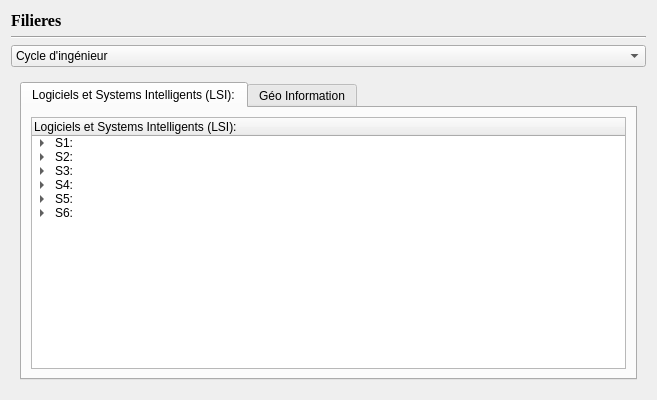
<?xml version="1.0" encoding="UTF-8"?>
<ui version="4.0">
 <class>filiers</class>
 <widget class="QDialog" name="filiers">
  <property name="windowModality">
   <enum>Qt::NonModal</enum>
  </property>
  <property name="geometry">
   <rect>
    <x>0</x>
    <y>0</y>
    <width>657</width>
    <height>400</height>
   </rect>
  </property>
  <property name="windowTitle">
   <string>Filieres</string>
  </property>
  <property name="windowIcon">
   <iconset resource="resource.qrc">
    <normaloff>:/img_file/modules.png</normaloff>:/img_file/modules.png</iconset>
  </property>
  <property name="sizeGripEnabled">
   <bool>false</bool>
  </property>
  <property name="modal">
   <bool>false</bool>
  </property>
  <layout class="QGridLayout" name="gridLayout_11">
   <item row="0" column="0">
    <layout class="QGridLayout" name="gridLayout_2">
     <item row="3" column="0">
      <widget class="QStackedWidget" name="stackedWidget">
       <property name="currentIndex">
        <number>0</number>
       </property>
       <widget class="QWidget" name="page">
        <layout class="QGridLayout" name="gridLayout">
         <item row="1" column="0">
          <widget class="QTabWidget" name="tabWidget">
           <property name="currentIndex">
            <number>0</number>
           </property>
           <widget class="QWidget" name="tab">
            <attribute name="title">
             <string>Logiciels et Systems Intelligents (LSI):</string>
            </attribute>
            <layout class="QGridLayout" name="gridLayout_12">
             <item row="0" column="0">
              <widget class="QTreeWidget" name="treeWidget">
               <column>
                <property name="text">
                 <string>Logiciels et Systems Intelligents (LSI):</string>
                </property>
               </column>
               <item>
                <property name="text">
                 <string>S1:</string>
                </property>
                <item>
                 <property name="text">
                  <string>POO en C++</string>
                 </property>
                </item>
                <item>
                 <property name="text">
                  <string>Architecture des Ordinateurs &amp; Systémes D'exploitation</string>
                 </property>
                </item>
                <item>
                 <property name="text">
                  <string>Maths Pour L'ingénieur</string>
                 </property>
                </item>
                <item>
                 <property name="text">
                  <string>System D'informations et Base de Données</string>
                 </property>
                </item>
                <item>
                 <property name="text">
                  <string>Architecture Réseaux et Protocoles</string>
                 </property>
                </item>
                <item>
                 <property name="text">
                  <string>Langue et Techniques de rédaction</string>
                 </property>
                </item>
               </item>
               <item>
                <property name="text">
                 <string>S2:</string>
                </property>
                <item>
                 <property name="text">
                  <string>Théorie des Graphes</string>
                 </property>
                </item>
                <item>
                 <property name="text">
                  <string>POO en Java et Programmation Mobile</string>
                 </property>
                </item>
                <item>
                 <property name="text">
                  <string>Conception Orienté Objet (UML) &amp; Qualité Logiciel</string>
                 </property>
                </item>
                <item>
                 <property name="text">
                  <string>Statistique descriptive et inférentielle</string>
                 </property>
                </item>
                <item>
                 <property name="text">
                  <string>Développement web et Frameworks (php, zend, symfony)</string>
                 </property>
                </item>
                <item>
                 <property name="text">
                  <string>Management &amp; comptabilité</string>
                 </property>
                </item>
               </item>
               <item>
                <property name="text">
                 <string>S3:</string>
                </property>
                <item>
                 <property name="text">
                  <string>Systèmes embarqués &amp; Internet des objets</string>
                 </property>
                </item>
                <item>
                 <property name="text">
                  <string>Gestion de projet Informatique &amp; Planification des ressources d'entreprise (open ERP)</string>
                 </property>
                </item>
                <item>
                 <property name="text">
                  <string>Administration des bases de données</string>
                 </property>
                </item>
                <item>
                 <property name="text">
                  <string>Méthodologies de l'Intelligence Artificielle</string>
                 </property>
                </item>
                <item>
                 <property name="text">
                  <string>Architectures web distribuées (J2EE)</string>
                 </property>
                </item>
                <item>
                 <property name="text">
                  <string>Francais Avancée &amp; Techniques d'exposition</string>
                 </property>
                </item>
               </item>
               <item>
                <property name="text">
                 <string>S4:</string>
                </property>
                <item>
                 <property name="text">
                  <string>Systèmes d’informations décisionnels &amp; data mining</string>
                 </property>
                </item>
                <item>
                 <property name="text">
                  <string>Technologies .NET</string>
                 </property>
                </item>
                <item>
                 <property name="text">
                  <string>Machine Learning &amp; Systèmes multi-agents</string>
                 </property>
                </item>
                <item>
                 <property name="text">
                  <string>Administration systèmes et réseaux</string>
                 </property>
                </item>
                <item>
                 <property name="text">
                  <string>Procesus audit &amp; Urbanisation des systèmes d’informations</string>
                 </property>
                </item>
                <item>
                 <property name="text">
                  <string>Droit &amp; gestion d'entreprise</string>
                 </property>
                </item>
               </item>
               <item>
                <property name="text">
                 <string>S5:</string>
                </property>
                <item>
                 <property name="text">
                  <string>Business Intelligence &amp; Big Data</string>
                 </property>
                </item>
                <item>
                 <property name="text">
                  <string>Vision Artificielle</string>
                 </property>
                </item>
                <item>
                 <property name="text">
                  <string>Sécurité Intelligente des Systèmes d’informations</string>
                 </property>
                </item>
                <item>
                 <property name="text">
                  <string>Cloud Intelligence &amp; virtualisation</string>
                 </property>
                </item>
                <item>
                 <property name="text">
                  <string>Intelligence économique &amp; Soft Skills</string>
                 </property>
                </item>
                <item>
                 <property name="text">
                  <string>Francais professionnel &amp; techniques de coaching</string>
                 </property>
                </item>
               </item>
               <item>
                <property name="text">
                 <string>S6:</string>
                </property>
                <item>
                 <property name="text">
                  <string>Projet De Fin D'étude</string>
                 </property>
                </item>
               </item>
              </widget>
             </item>
            </layout>
           </widget>
           <widget class="QWidget" name="tab_2">
            <attribute name="title">
             <string>Géo Information</string>
            </attribute>
            <layout class="QGridLayout" name="gridLayout_3">
             <item row="0" column="1">
              <widget class="QTreeWidget" name="treeWidget_2">
               <column>
                <property name="text">
                 <string>Géo Information</string>
                </property>
               </column>
               <item>
                <property name="text">
                 <string>S1:</string>
                </property>
                <item>
                 <property name="text">
                  <string>Algorithmique et programmation</string>
                 </property>
                </item>
                <item>
                 <property name="text">
                  <string>Compléments de mathématique et Analyse numérique</string>
                 </property>
                </item>
                <item>
                 <property name="text">
                  <string>Statistique/Analyse des données</string>
                 </property>
                </item>
                <item>
                 <property name="text">
                  <string>Bases physiques de la télédétection/Traitement du signal</string>
                 </property>
                </item>
                <item>
                 <property name="text">
                  <string>Communication professionnelle</string>
                 </property>
                </item>
                <item>
                 <property name="text">
                  <string>Systèmes d’information et réseaux informatique</string>
                 </property>
                </item>
               </item>
               <item>
                <property name="text">
                 <string>S2:</string>
                </property>
                <item>
                 <property name="text">
                  <string>Cartographie numérique et DAO</string>
                 </property>
                </item>
                <item>
                 <property name="text">
                  <string>Programmation et modélisation Objet</string>
                 </property>
                </item>
                <item>
                 <property name="text">
                  <string>Information géographique et systèmes de projection</string>
                 </property>
                </item>
                <item>
                 <property name="text">
                  <string>Géométrie analytique et algorithmique</string>
                 </property>
                </item>
                <item>
                 <property name="text">
                  <string>Anglais 1</string>
                 </property>
                </item>
                <item>
                 <property name="text">
                  <string>Optimisation et analyse de systèmes</string>
                 </property>
                </item>
               </item>
               <item>
                <property name="text">
                 <string>S3:</string>
                </property>
                <item>
                 <property name="text">
                  <string>Géodésie/Localisation par satellite (GPS)</string>
                 </property>
                </item>
                <item>
                 <property name="text">
                  <string>Topographie</string>
                 </property>
                </item>
                <item>
                 <property name="text">
                  <string>Bases de données  spatiales et relationnelles</string>
                 </property>
                </item>
                <item>
                 <property name="text">
                  <string>Communication professionnelle/Méthode de recherche</string>
                 </property>
                </item>
                <item>
                 <property name="text">
                  <string>Méthode d’analyse spatiales</string>
                 </property>
                </item>
                <item>
                 <property name="text">
                  <string>Systèmes d’information géographique</string>
                 </property>
                </item>
               </item>
               <item>
                <property name="text">
                 <string>S4:</string>
                </property>
                <item>
                 <property name="text">
                  <string>Télédétection Radar/Lidar</string>
                 </property>
                </item>
                <item>
                 <property name="text">
                  <string>Télédétection et traitement d’images optique</string>
                 </property>
                </item>
                <item>
                 <property name="text">
                  <string>Photogrammétrie</string>
                 </property>
                </item>
                <item>
                 <property name="text">
                  <string>Programmation pour les SIG et pour la télédétection</string>
                 </property>
                </item>
                <item>
                 <property name="text">
                  <string>Anglais 2</string>
                 </property>
                </item>
                <item>
                 <property name="text">
                  <string>Wabemapping &amp; Développement mobile</string>
                 </property>
                </item>
               </item>
               <item>
                <property name="text">
                 <string>S5:</string>
                </property>
                <item>
                 <property name="text">
                  <string>Systèmes de Management de la qualité/Gestion del’entreprise &amp; des ressources</string>
                 </property>
                </item>
                <item>
                 <property name="text">
                  <string>Géoinformation et gestion de l’environnement et du territoire</string>
                 </property>
                </item>
                <item>
                 <property name="text">
                  <string>SIG et prise de décision</string>
                 </property>
                </item>
                <item>
                 <property name="text">
                  <string>Gestion et management de projet en Géoinformation</string>
                 </property>
                </item>
                <item>
                 <property name="text">
                  <string>Gestion des réseaux et développement socioéconomique</string>
                 </property>
                </item>
                <item>
                 <property name="text">
                  <string>Administration des données spatiales</string>
                 </property>
                </item>
               </item>
               <item>
                <property name="text">
                 <string>S6:</string>
                </property>
                <item>
                 <property name="text">
                  <string>Projet de Fin D'étude</string>
                 </property>
                </item>
               </item>
              </widget>
             </item>
            </layout>
           </widget>
          </widget>
         </item>
        </layout>
       </widget>
       <widget class="QWidget" name="page_2">
        <layout class="QGridLayout" name="gridLayout_6">
         <item row="0" column="0">
          <widget class="QTabWidget" name="tabWidget_2">
           <property name="currentIndex">
            <number>0</number>
           </property>
           <widget class="QWidget" name="tab_3">
            <attribute name="title">
             <string>Génie Informatique</string>
            </attribute>
            <layout class="QGridLayout" name="gridLayout_4">
             <item row="0" column="0">
              <widget class="QTreeWidget" name="treeWidget_4">
               <column>
                <property name="text">
                 <string>Génie Informatique</string>
                </property>
               </column>
               <item>
                <property name="text">
                 <string>S5:</string>
                </property>
                <item>
                 <property name="text">
                  <string>Programmation Orientée Objet en C++</string>
                 </property>
                </item>
                <item>
                 <property name="text">
                  <string>Bases de Données</string>
                 </property>
                </item>
                <item>
                 <property name="text">
                  <string>Architecture C/S et Développement Web Dynamique</string>
                 </property>
                </item>
                <item>
                 <property name="text">
                  <string>Introduction aux Réseaux Informatiques</string>
                 </property>
                </item>
                <item>
                 <property name="text">
                  <string>Système d’exploitation UNIX/Linux</string>
                 </property>
                </item>
                <item>
                 <property name="text">
                  <string>TEC &amp; Anglais</string>
                 </property>
                </item>
               </item>
               <item>
                <property name="text">
                 <string>S6:</string>
                </property>
                <item>
                 <property name="text">
                  <string>Modélisation UML</string>
                 </property>
                </item>
                <item>
                 <property name="text">
                  <string>Programmation Orientée Objet en Langage JAVA</string>
                 </property>
                </item>
                <item>
                 <property name="text">
                  <string>Les Réseaux TCP/IP</string>
                 </property>
                </item>
                <item>
                 <property name="text">
                  <string>Projet de fin d’études</string>
                 </property>
                </item>
               </item>
              </widget>
             </item>
            </layout>
           </widget>
           <widget class="QWidget" name="tab_4">
            <attribute name="title">
             <string>Ingénierie et Développement d'Applications Informatiques</string>
            </attribute>
            <layout class="QGridLayout" name="gridLayout_5">
             <item row="0" column="0">
              <widget class="QTreeWidget" name="treeWidget_3">
               <column>
                <property name="text">
                 <string>Ingénierie et Développement d'Applications Informatiques</string>
                </property>
               </column>
               <item>
                <property name="text">
                 <string>S5:</string>
                </property>
                <item>
                 <property name="text">
                  <string>Modélisations avancée et Méthodes de génie logiciel</string>
                 </property>
                </item>
                <item>
                 <property name="text">
                  <string>Développement Web</string>
                 </property>
                </item>
                <item>
                 <property name="text">
                  <string>Base de données Structurées et non Structurées</string>
                 </property>
                </item>
                <item>
                 <property name="text">
                  <string>Programmation Orientée Objet en C++/Java</string>
                 </property>
                </item>
                <item>
                 <property name="text">
                  <string>Systèmes et réseaux informatiques</string>
                 </property>
                </item>
                <item>
                 <property name="text">
                  <string>Développement de soft skills</string>
                 </property>
                </item>
               </item>
               <item>
                <property name="text">
                 <string>S6:</string>
                </property>
                <item>
                 <property name="text">
                  <string>Innover, Entreprendre et s’initier à la Gestion d'une Entreprise avec un ERP</string>
                 </property>
                </item>
                <item>
                 <property name="text">
                  <string>Initiation en développement mobile et Edge Computing</string>
                 </property>
                </item>
                <item>
                 <property name="text">
                  <string>Développement web avancé Back end (Python)</string>
                 </property>
                </item>
                <item>
                 <property name="text">
                  <string>PFE</string>
                 </property>
                </item>
               </item>
              </widget>
             </item>
            </layout>
           </widget>
          </widget>
         </item>
        </layout>
       </widget>
       <widget class="QWidget" name="page_3">
        <layout class="QGridLayout" name="gridLayout_9">
         <item row="0" column="0">
          <widget class="QTabWidget" name="tabWidget_3">
           <property name="currentIndex">
            <number>0</number>
           </property>
           <widget class="QWidget" name="tab_5">
            <attribute name="title">
             <string>MST : Intelligence Artificielle et Sciences de Données</string>
            </attribute>
            <layout class="QGridLayout" name="gridLayout_7">
             <item row="0" column="0">
              <widget class="QTreeWidget" name="treeWidget_5">
               <column>
                <property name="text">
                 <string>MST : Intelligence Artificielle et Sciences de Données</string>
                </property>
               </column>
               <item>
                <property name="text">
                 <string>S1:</string>
                </property>
                <item>
                 <property name="text">
                  <string>Théories et Systemes de Raisonnement Intelligents</string>
                 </property>
                </item>
                <item>
                 <property name="text">
                  <string>Mathématiques pour Analayse de Données</string>
                 </property>
                </item>
                <item>
                 <property name="text">
                  <string>Programmation Avancée</string>
                 </property>
                </item>
                <item>
                 <property name="text">
                  <string>Base de Données Avancées</string>
                 </property>
                </item>
                <item>
                 <property name="text">
                  <string>Machine Learning 1</string>
                 </property>
                </item>
                <item>
                 <property name="text">
                  <string>Anglais et Technique d'espression</string>
                 </property>
                </item>
               </item>
               <item>
                <property name="text">
                 <string>S2:</string>
                </property>
                <item>
                 <property name="text">
                  <string>Infrastructure et Architecture des Systémes Distribués &amp; Big Data</string>
                 </property>
                </item>
                <item>
                 <property name="text">
                  <string>Platformes IOT CORE: Technologies, DATA et IA</string>
                 </property>
                </item>
                <item>
                 <property name="text">
                  <string>Metaheuristiques &amp; Algorithmes DE Recherche Stochastique</string>
                 </property>
                </item>
                <item>
                 <property name="text">
                  <string>SMA &amp; NLP</string>
                 </property>
                </item>
                <item>
                 <property name="text">
                  <string>Datamining &amp; BI</string>
                 </property>
                </item>
                <item>
                 <property name="text">
                  <string>Developpement Personnel et Intelligence Emotionnel</string>
                 </property>
                </item>
               </item>
               <item>
                <property name="text">
                 <string>S3:</string>
                </property>
                <item>
                 <property name="text">
                  <string>Multimedia Mining and Indexing</string>
                 </property>
                </item>
                <item>
                 <property name="text">
                  <string>Machine Lea 2 : DEEP and TRANSFERT LEARNING</string>
                 </property>
                </item>
                <item>
                 <property name="text">
                  <string>Machine Learning 2:</string>
                 </property>
                </item>
                <item>
                 <property name="text">
                  <string>Blockchain &amp; Securite Applicative</string>
                 </property>
                </item>
                <item>
                 <property name="text">
                  <string>Virtualization, CLOUD AND Edge Computing</string>
                 </property>
                </item>
                <item>
                 <property name="text">
                  <string>Digital Business Strategies  Leadership in the age of AI</string>
                 </property>
                </item>
               </item>
               <item>
                <property name="text">
                 <string>S4:</string>
                </property>
                <item>
                 <property name="text">
                  <string>PFE</string>
                 </property>
                </item>
               </item>
              </widget>
             </item>
            </layout>
           </widget>
           <widget class="QWidget" name="tab_6">
            <attribute name="title">
             <string>Mobiquité et Big Data</string>
            </attribute>
            <layout class="QGridLayout" name="gridLayout_8">
             <item row="0" column="0">
              <widget class="QTreeWidget" name="treeWidget_7">
               <column>
                <property name="text">
                 <string>Mobiquité et Big Data</string>
                </property>
               </column>
               <item>
                <property name="text">
                 <string>S1:</string>
                </property>
                <item>
                 <property name="text">
                  <string>Programmation Orientée Objet Avancée : Java Et Python</string>
                 </property>
                </item>
                <item>
                 <property name="text">
                  <string>Systèmes Embarqués Et Mobilité</string>
                 </property>
                </item>
                <item>
                 <property name="text">
                  <string>Recherche Opérationnelle Et Théorie des Graphes</string>
                 </property>
                </item>
                <item>
                 <property name="text">
                  <string>IP Mobile Et Protocoles</string>
                 </property>
                </item>
                <item>
                 <property name="text">
                  <string>Administration Des Bases De Données</string>
                 </property>
                </item>
                <item>
                 <property name="text">
                  <string>Anglais</string>
                 </property>
                </item>
               </item>
               <item>
                <property name="text">
                 <string>S2:</string>
                </property>
                <item>
                 <property name="text">
                  <string>Data Mining Et Machine Learning</string>
                 </property>
                </item>
                <item>
                 <property name="text">
                  <string>Statistique Descriptive Et Inférentielle</string>
                 </property>
                </item>
                <item>
                 <property name="text">
                  <string>Architecture Et Technologies Big Data</string>
                 </property>
                </item>
                <item>
                 <property name="text">
                  <string>Bases Des Données Nosql</string>
                 </property>
                </item>
                <item>
                 <property name="text">
                  <string>Cloud Computing Et Virtualization</string>
                 </property>
                </item>
                <item>
                 <property name="text">
                  <string>Soft Skills</string>
                 </property>
                </item>
               </item>
               <item>
                <property name="text">
                 <string>S3:</string>
                </property>
                <item>
                 <property name="text">
                  <string>Analysis, Mining And Indexing In Big Multimedia Systems</string>
                 </property>
                </item>
                <item>
                 <property name="text">
                  <string>Développement Mobile</string>
                 </property>
                </item>
                <item>
                 <property name="text">
                  <string>Big Data Analytics</string>
                 </property>
                </item>
                <item>
                 <property name="text">
                  <string>Objets Connectés Et Intelligence Artificielle Distribuée &amp; SMA</string>
                 </property>
                </item>
                <item>
                 <property name="text">
                  <string>Big Data Et Sécurité</string>
                 </property>
                </item>
                <item>
                 <property name="text">
                  <string>Management De Projet Et Gestion De L'innovation</string>
                 </property>
                </item>
               </item>
               <item>
                <property name="text">
                 <string>S4:</string>
                </property>
                <item>
                 <property name="text">
                  <string>PFE</string>
                 </property>
                </item>
               </item>
              </widget>
             </item>
            </layout>
           </widget>
           <widget class="QWidget" name="tab_7">
            <attribute name="title">
             <string>Sécurité IT et Big Data</string>
            </attribute>
            <layout class="QGridLayout" name="gridLayout_10">
             <item row="0" column="0">
              <widget class="QTreeWidget" name="treeWidget_6">
               <column>
                <property name="text">
                 <string>Sécurité IT et Big Data</string>
                </property>
               </column>
               <item>
                <property name="text">
                 <string>S1:</string>
                </property>
                <item>
                 <property name="text">
                  <string>Programmation Orientée Objet Avancée en Java / Python</string>
                 </property>
                </item>
                <item>
                 <property name="text">
                  <string>Réseaux avancés</string>
                 </property>
                </item>
                <item>
                 <property name="text">
                  <string>Data Mining (DM) et Systèmes d’Aide à la Décision (DAS)</string>
                 </property>
                </item>
                <item>
                 <property name="text">
                  <string>Administration Systèmes et Réseaux</string>
                 </property>
                </item>
                <item>
                 <property name="text">
                  <string>Concepts fondamentaux de l’intelligence artificielle</string>
                 </property>
                </item>
                <item>
                 <property name="text">
                  <string>Anglais et technique d’expression</string>
                 </property>
                </item>
               </item>
               <item>
                <property name="text">
                 <string>S2:</string>
                </property>
                <item>
                 <property name="text">
                  <string>Intelligence Artificielle Distribuée (SMA) &amp; Apprentissage Automatique (ML)</string>
                 </property>
                </item>
                <item>
                 <property name="text">
                  <string>Technologies IoT: Architectes, protocoles et applications</string>
                 </property>
                </item>
                <item>
                 <property name="text">
                  <string>Virtualisation, Cloud et Edge Computing</string>
                 </property>
                </item>
                <item>
                 <property name="text">
                  <string>Cryptographie Et Sécurité des Services</string>
                 </property>
                </item>
                <item>
                 <property name="text">
                  <string>Architecture et Technologies Big Data</string>
                 </property>
                </item>
                <item>
                 <property name="text">
                  <string>Gestion de l’innovation et management de projet informatique</string>
                 </property>
                </item>
               </item>
               <item>
                <property name="text">
                 <string>S3:</string>
                </property>
                <item>
                 <property name="text">
                  <string>Cybersecurity &amp; Ethical hacking</string>
                 </property>
                </item>
                <item>
                 <property name="text">
                  <string>Calcul Haute Performance et Applications en Big Data</string>
                 </property>
                </item>
                <item>
                 <property name="text">
                  <string>Deep learning et Applications</string>
                 </property>
                </item>
                <item>
                 <property name="text">
                  <string>Administration des Bases de Données Distribuées et Clusters Big Data</string>
                 </property>
                </item>
                <item>
                 <property name="text">
                  <string>Audit des systèmes d’information et Management de la sécurité des systèmes d’information</string>
                 </property>
                </item>
                <item>
                 <property name="text">
                  <string>Développement Personnel Et Intelligence Émotionnelle</string>
                 </property>
                </item>
               </item>
               <item>
                <property name="text">
                 <string>S4:</string>
                </property>
                <item>
                 <property name="text">
                  <string>PFE</string>
                 </property>
                </item>
               </item>
              </widget>
             </item>
            </layout>
           </widget>
          </widget>
         </item>
        </layout>
       </widget>
      </widget>
     </item>
     <item row="2" column="0">
      <widget class="QComboBox" name="comboBox_2">
       <item>
        <property name="text">
         <string>Cycle d'ingénieur</string>
        </property>
       </item>
       <item>
        <property name="text">
         <string>Licence</string>
        </property>
       </item>
       <item>
        <property name="text">
         <string>Master</string>
        </property>
       </item>
      </widget>
     </item>
     <item row="1" column="0">
      <widget class="Line" name="line">
       <property name="orientation">
        <enum>Qt::Horizontal</enum>
       </property>
      </widget>
     </item>
     <item row="0" column="0">
      <widget class="QLabel" name="label">
       <property name="font">
        <font>
         <family>Times New Roman</family>
         <pointsize>12</pointsize>
         <bold>true</bold>
        </font>
       </property>
       <property name="text">
        <string>Filieres</string>
       </property>
      </widget>
     </item>
    </layout>
   </item>
  </layout>
 </widget>
 <resources>
  <include location="resource.qrc"/>
 </resources>
 <connections>
  <connection>
   <sender>comboBox_2</sender>
   <signal>currentIndexChanged(int)</signal>
   <receiver>stackedWidget</receiver>
   <slot>setCurrentIndex(int)</slot>
   <hints>
    <hint type="sourcelabel">
     <x>372</x>
     <y>60</y>
    </hint>
    <hint type="destinationlabel">
     <x>377</x>
     <y>80</y>
    </hint>
   </hints>
  </connection>
 </connections>
</ui>
